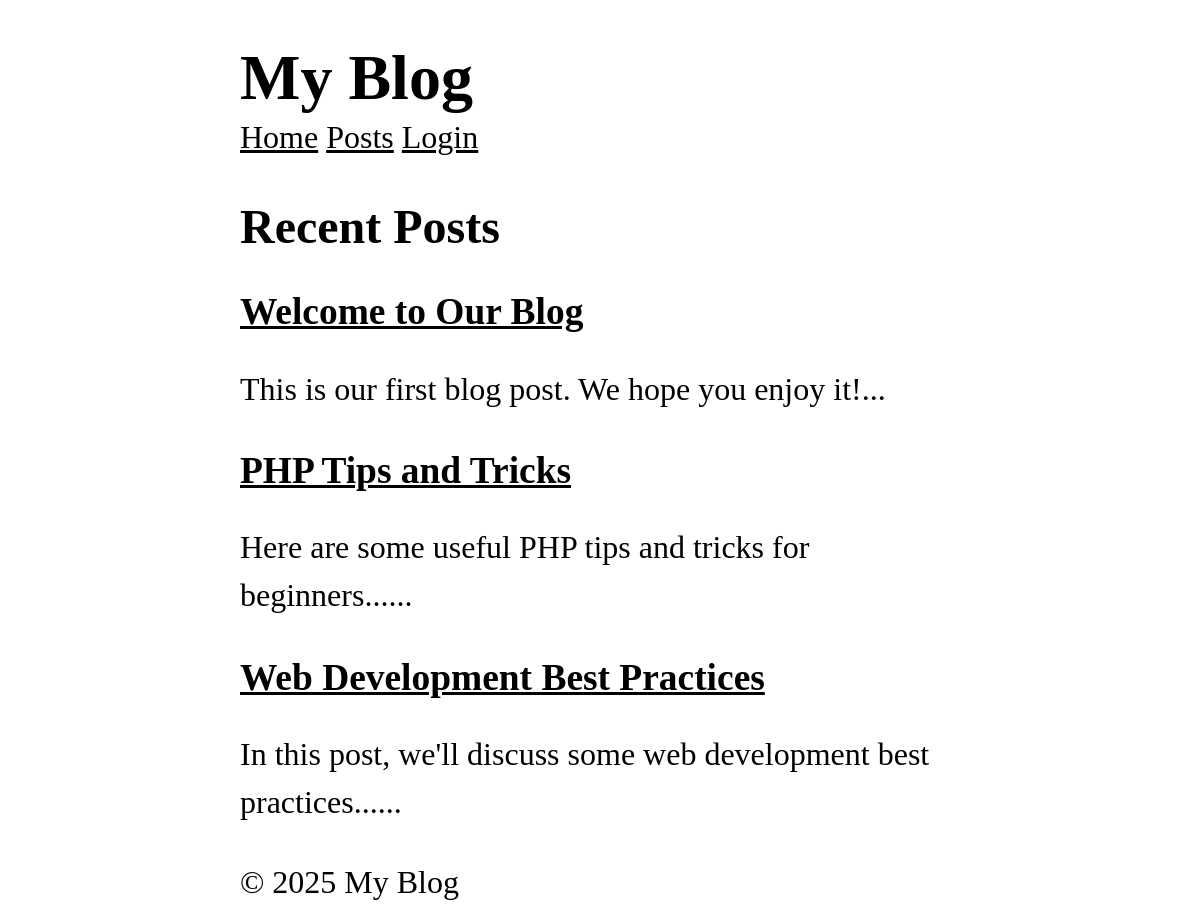
Before: / with the older database file.
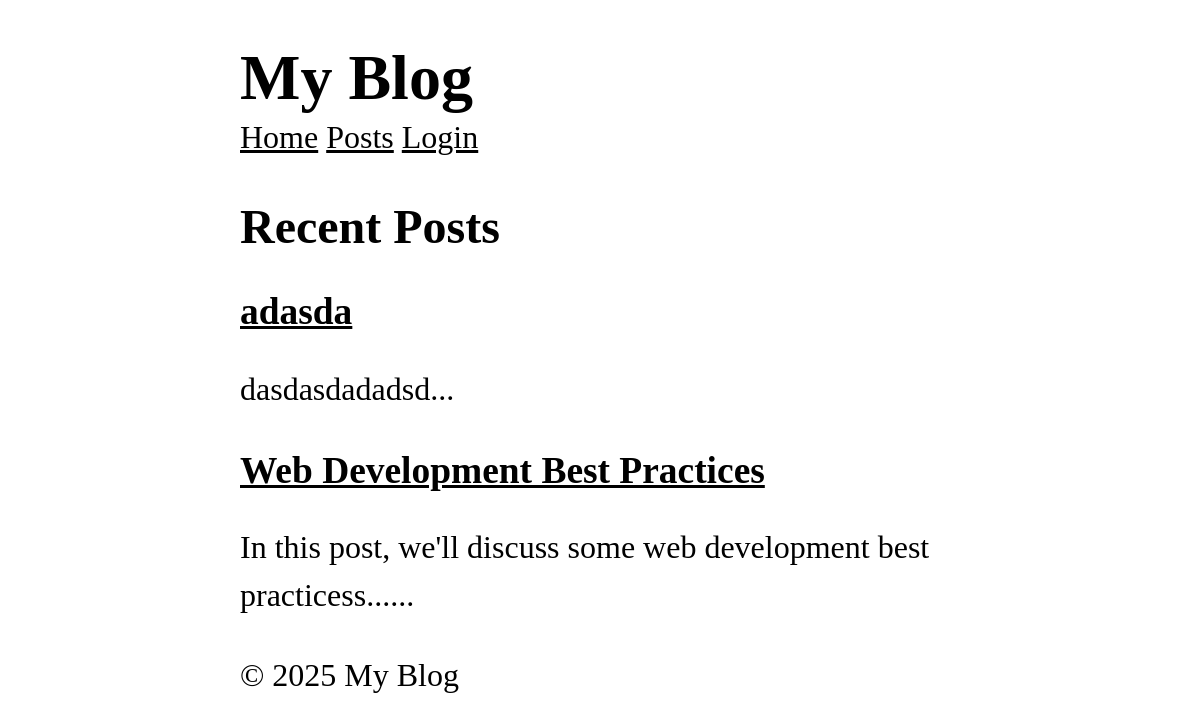
After: the same page with the newer database file.
### tables this page shows
CREATE TABLE posts (
  id INTEGER PRIMARY KEY AUTOINCREMENT,
  title TEXT NOT NULL,
  content TEXT NOT NULL,
  views INTEGER DEFAULT 0,
  user_id INTEGER NOT NULL,
  created_at DATETIME DEFAULT CURRENT_TIMESTAMP,
  FOREIGN KEY (user_id) REFERENCES users (id)
);

### core/Router.php (called while the page is built, shortened)
<?php
class Router
{
  protected array $routes = [];
  protected array $globalMiddleware = [];
  protected array $routeMiddleware = [];
  public function add(string $method, string $uri, string $controller, array $middlewares = []): void
  {
    $this->routes[] = [
      'method' => $method,
      'uri' => $uri,
      'controller' => $controller,
      'middlewares' => $middlewares
    ];
  }
  public function addGlobalMiddleware(string $middleware): void
  {
    $this->globalMiddleware[] = $middleware;
  }
  public function addRouteMiddleware(string $name, string $middleware): void
  {
    $this->routeMiddleware[$name] = $middleware;
  }
  public function dispatch(string $uri, string $method): string
  {
    $route = $this->findRoute($uri, $method);
    $middlewares = [
      ...$this->globalMiddleware,
      ...array_map(
        fn($name) => $this->routeMiddleware[$name],
        $route['middlewares']
      )
    ];
    return $this->runMiddleware(
      $middlewares,
      function () use ($route) {
        [$controller, $action] = explode('@', $route['controller']);
        return $this->callAction($controller, $action, $route['params']);
      }
    );
  }
  protected function runMiddleware(array $middlewares, callable $target): mixed
  {
    $next = $target;
    foreach (array_reverse($middlewares) as $middleware) {
      $next = function () use ($middleware, $next) {
        error_log("Middleware: running $middleware");
        return (new $middleware)->handle($next);
      };
    }
    return $next();
  }
  protected function findRoute(string $uri, string $method): ?array
  {
    foreach ($this->routes as $route) {
      $params = $this->matchRoute($route['uri'], $uri);
      if ($params !== null && $route['method'] === $method) {
        return [...$route, 'params' => $params];
      }
    }
    return null;
  }
  protected function matchRoute(string $routeUri, string $requestUri): ?array
  {
    $routeSegments = explode('/', trim($routeUri, '/'));
    $requestSegments = explode('/', trim($requestUri, '/'));
    $params = [];
    return $params;
  }
  protected function callAction(string $controller, string $action, array $params): string
  {
    return (new $controllerClass)->$action(...$params);
  }
}

### app/Services/Auth.php (called while the page is built, shortened)
<?php
class Auth
{
  protected static $user = null;
  public static function user(): ?User
  {
    if (static::$user === null) {
      $userId = $_SESSION['user_id'] ?? null;
      static::$user = $userId
        ? User::find($userId)
        : RememberMe::user();
    }
    return static::$user;
  }
}

### app/Services/RememberMe.php (called while the page is built, shortened)
<?php
class RememberMe
{
  public static function user(): ?User
  {
    $tokenString = $_COOKIE[static::COOKIE_NAME] ?? null;
    if (!$tokenString) {
      return null;
    }
    $token = RememberToken::findValid($tokenString);
    $user = User::find($token->user_id);
    return $user;
  }
}

### app/Services/Csrf.php (called while the page is built, shortened)
<?php
class CSRF
{
  public static function verify(?string $token = null): bool
  {
    $method = $_SERVER['REQUEST_METHOD'];
    if (in_array($method, ['GET', 'HEAD', 'OPTIONS'])) {
      return true;
    }
    return false;
  }
}

### core/App.php (called while the page is built, shortened)
<?php
class App {
  protected static $container = [];
  public static function bind(string $key, mixed $value): void {
    static::$container[$key] = $value;
  }
  public static function get(string $key): mixed {
    return static::$container[$key];
  }
}

### app/Models/Post.php (called while the page is built, shortened)
<?php
class Post extends Model
{
  protected static string $table = 'posts';
  public static function getRecent(?int $limit = null, ?int $page = null, ?string $search = null)
  {
    $db = App::get('database');
    $query = "SELECT * FROM " . static::$table;
    $params = [];
    $query .= " ORDER BY created_at DESC";
    if ($limit !== null) {
      $query .= " LIMIT ?";
      $params[] = $limit;
    }
    return $db->fetchAll($query, $params, static::class);
  }
}

### core/Database.php (called while the page is built, shortened)
<?php
class Database
{
  protected $pdo;
  public function __construct(array $config)
  {
    try {
      $dsn = $this->createDsn($config);
      $username = $config['username'] ?? null;
      $password = $config['password'] ?? null;
      $options = $config['options'] ?? null;
      $this->pdo = new PDO($dsn, $username, $password, $options);
      $this->pdo->setAttribute(PDO::ATTR_ERRMODE, PDO::ERRMODE_EXCEPTION);
    } catch (PDOException $e) {
      throw new Exception("Could not connect to the database");
    }
  }
  protected function createDsn(array $config): string
  {
    $driver = $config['driver'];
    $dbname = $config['dbname'];
    return match ($driver) {
      'sqlite' => "sqlite:$dbname",
      default => throw new Exception("Unsupported database driver: $driver")
    };
  }
  public function query(string $sql, array $params = []): PDOStatement
  {
    $stmt = $this->pdo->prepare($sql);
    $stmt->execute($params);
    return $stmt;
  }
  public function fetchAll(string $sql, array $params = [], ?string $className = null): array
  {
    $stmt = $this->query($sql, $params);
    if ($className) {
      $results = $stmt->fetchAll(PDO::FETCH_ASSOC);
      return array_map(function ($row) use ($className) {
        $object = new $className();
        foreach ($row as $key => $value) {
          if (property_exists($object, $key)) {
            $object->$key = $value;
          }
        }
        return $object;
      }, $results);
    }
    return $stmt->fetchAll(PDO::FETCH_ASSOC);
  }
}

### app/Controllers/HomeController.php (called while the page is built, shortened)
<?php
class HomeController {
  public function index() {
    $posts = Post::getRecent(5);
    return View::render(
      template: 'home/index',
      data: [
        'posts' => $posts
      ],
      layout: 'layouts/main'
    );
  }
}

### app/Middlewares/CSRF.php (called while the page is built, shortened)
<?php
class CSRF implements Middleware
{
  public function handle(callable $next)
  {
    return $next();
  }
}

### app/Middlewares/View.php (called while the page is built, shortened)
<?php
class View implements Middleware
{
  public function handle(callable $next)
  {
    return $next();
  }
}

### core/View.php (called while the page is built, shortened)
<?php
class View
{
  protected static $globals = [];
  public static function share(string $key, mixed $value): void
  {
    static::$globals[$key] = $value;
  }
  public static function render(string $template, array $data = [], string $layout = null): string
  {
    $data = [...static::$globals, ...$data];
    $content = static::renderTemplate(
      $template,
      $data
    );
    return static::renderLayout($layout, $data, $content);
  }
  public static function partial(string $template, array $data = []): string
  {
    return static::renderTemplate("/partials/$template", $data);
  }
  protected static function renderTemplate(string $template, array $data): string
  {
    extract($data);
    $path = dirname(__DIR__) . "/app/Views/$template.php";
    require $path;
    return ob_get_clean();
  }
  protected static function renderLayout(?string $template, array $data, string $content): string
  {
    extract([...$data, 'content' => $content]);
    $path = dirname(__DIR__) . "/app/Views/$template.php";
    require $path;
    return ob_get_clean();
  }
}

### helpers.php (called while the page is built, shortened)
<?php
if (!function_exists('partial')) {
  function partial(string $template, array $data = []): string
  {
    return View::partial($template, $data);
  }
}

### app/Views/partials/_posts.php (the view)
<?php foreach($posts as $post): ?>
  <article>
    <h3>
      <a href="/posts/<?= $post->id ?>">
        <?= htmlspecialchars($post->title) ?>
      </a>
    </h3>
    <p>
      <?= htmlspecialchars(substr($post->content, 0, 150)) ?>...
    </p>
  </article>
<?php endforeach; ?>

### public/index.php (shortened to what this page needs)
<?php
require_once __DIR__ . '/../helpers.php';
$router = new Router();
$uri = parse_url($_SERVER['REQUEST_URI'])['path'];
$method = $_SERVER['REQUEST_METHOD'];
echo $router->dispatch($uri, $method);

### app/Views/home/index.php
<h2>Recent Posts</h2>
<?= partial('_posts', ['posts' => $posts]) ?>

### app/Views/layouts/main.php (shortened to what this page needs)
<!DOCTYPE html>
<html lang="en">
<head>
  <link rel="stylesheet" href="/style.css" />
</head>
<body>
  <header>
    <h1>My Blog</h1>
  </header>
  <nav>
    <a href="/">Home</a>
    <a href="/posts">Posts</a>
    <?php if ($user): ?>
      <?php if (check('dashboard')): ?>
        <a href="/admin/dashboard">Admin</a>
      <?php endif ?>
      <form action="/logout" method="POST">
        <?= csrf_token() ?>
        <button>Logout (<?= $user->email ?>)</button>
      </form>
    <?php else: ?>
      <a href="/login">Login</a>
    <?php endif ?>
  </nav>
  <main>
    <?= $content ?>
  </main>
  <footer>
    <p>&copy; <?= date('Y') ?> My Blog</p>
  </footer>
</body>
</html>

### public/style.css (style rules this page uses)
*, *::before, *::after { box-sizing: border-box; }
html { -moz-text-size-adjust: none; -webkit-text-size-adjust: none; text-size-adjust: none; }
body, h1, h2, h3, h4, p, figure, blockquote, dl, dd { margin-block-end: 0; }
body { min-height: 100vh; line-height: 1.5; max-width: 60%; margin-left: auto; margin-right: auto; font-size: 2em; font-family: Cambria, Cochin, Georgia, Times, "Times New Roman", serif; }
h1, h2, h3, h4, button, input, label { line-height: 1.1; }
h1, h2, h3, h4 { text-wrap: balance; }
a:not([class]) { text-decoration-skip-ink: auto; color: currentColor; }

Changed rows visible on the page:
removed posts: title "Welcome to Our Blog", content "This is our first blog post. We hope you enjoy it!"
removed posts: title "PHP Tips and Tricks", content "Here are some useful PHP tips and tricks for beginners..."
added posts: title "adasda", content "dasdasdadadsd"
changed posts "Web Development Best Practices": content "In this post, we'll discuss some web development best practices..." → "In this post, we'll discuss some web development best practicess..."
